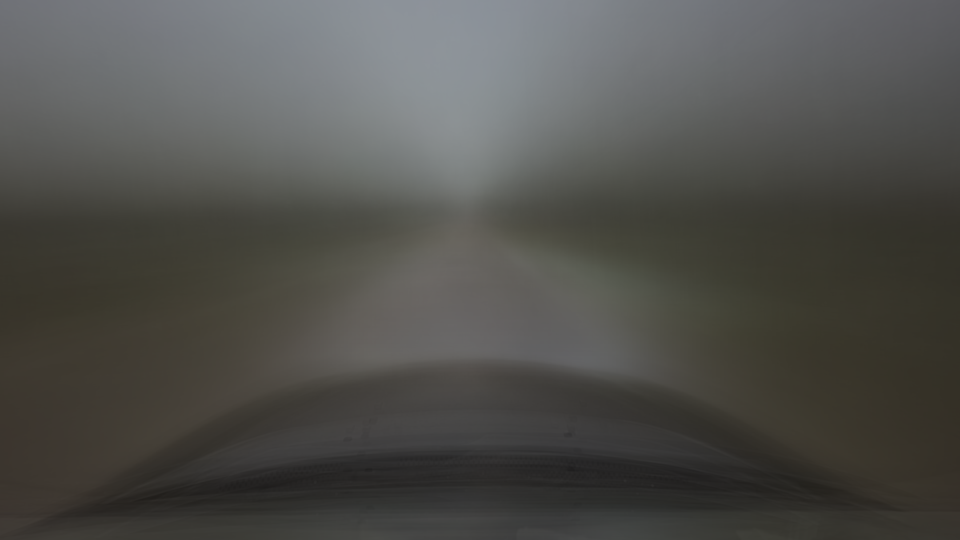
#> input picture dreyeve_mean_frame.png, 1920 x 1080 px, found by its file name (shown at 1/2 size)
$ python batch_generators.py
#> lines starting #> are read from the running program, lines starting #| are printed output that depends on the picture
### backup/io_helper.py
import cv2
import numpy as np
import os.path as path


def read_image(img_path, channels_first, color=True, color_mode='BGR', dtype=np.float32, resize_dim=None):

    """
    Reads and returns an image as a numpy array

    Parameters
    ----------
    img_path : string
        Path of the input image
    channels_first: bool
        If True, channel dimension is moved in first position
    color: bool, optional
        If True, image is loaded in color: grayscale otherwise
    color_mode: "RGB", "BGR", optional
        Whether to load the color image in RGB or BGR format
    dtype: dtype, optional
        Array is casted to this data type before being returned
    resize_dim: tuple, optional
        Resize size following convention (new_h, new_w) - interpolation is linear

    Returns
    -------
    image : np.array
        Loaded Image as numpy array of type dtype
    """

    if not path.exists(img_path):
        raise ValueError('Provided path "{}" does NOT exist.'.format(img_path))

    image = cv2.imread(img_path, cv2.IMREAD_COLOR if color else cv2.IMREAD_GRAYSCALE)

    if color and color_mode == 'RGB':
        image = cv2.cvtColor(image, cv2.COLOR_BGR2RGB)

    if resize_dim is not None:
        image = cv2.resize(image, dsize=resize_dim[::-1], interpolation=cv2.INTER_LINEAR)

    if color and channels_first:
        image = np.transpose(image, (2, 0, 1))

    return image.astype(dtype)


# [60 lines left out: functions write_image, normalize, not called in this run]

# [7 lines that do not run on import are left out]

### backup/batch_generators.py
import numpy as np
import cv2

from random import choice
from os.path import join
from time import time

from config import dreyeve_dir, frame_size_before_crop, simo_mode, total_frames_each_run, force_sample_steering
from config import dreyeve_train_seq, dreyeve_test_seq
from config import train_frame_range, val_frame_range, test_frame_range
from config import crop_type
from utils import palette, read_lines_from_file

from io_helper import read_image, normalize
from stitching import stitch_together
from tensor_manipulation import resize_tensor, crop_tensor


def sample_signature(sequences, allowed_frames, image_size, allow_mirror):
    """
    Function to create a unique batch signature for the Dreyeve dataset.
    :param sequences: sequences to sample from.
    :param allowed_frames: range of allowed frames to sample the sequence start from.
    :param image_size: in the form (h,w). Needed to crop randomly.
    :param allow_mirror: whether or not to enable random mirroring.
    :return: a tuple like (num_run, start, hc1, hc2, wc1, wc2, do_mirror).
    """
    h, w = image_size
    h_c = h // 4
    w_c = w // 4
    h_before_crop, w_before_crop = frame_size_before_crop

    # get random sequence
    num_run = choice(sequences)

    # get random start of sequence
    p = np.ones(total_frames_each_run)
    mask = np.zeros(total_frames_each_run)
    mask[np.array(allowed_frames)] = 1
    if force_sample_steering:
        steering_dir_file = join(dreyeve_dir, '{:02d}'.format(num_run), 'steering_directions.txt')
        steering_dirs = read_lines_from_file(steering_dir_file)
        prob_straight = 1 - float(len([s for s in steering_dirs if s == 'STRAIGHT'])) / len(steering_dirs)
        prob_left = 1 - float(len([s for s in steering_dirs if s == 'LEFT'])) / len(steering_dirs)
        prob_right = 1 - float(len([s for s in steering_dirs if s == 'RIGHT'])) / len(steering_dirs)
        p[[i for i in range(0, len(steering_dirs)) if steering_dirs[i] == 'STRAIGHT']] = prob_straight
        p[[i for i in range(0, len(steering_dirs)) if steering_dirs[i] == 'LEFT']] = prob_left
        p[[i for i in range(0, len(steering_dirs)) if steering_dirs[i] == 'RIGHT']] = prob_right
    p *= mask
    p /= np.sum(p)
    start = np.random.choice(list(range(0, total_frames_each_run)), p=p)

    # get random crop
    if crop_type == 'central':
        hc1 = h_before_crop // 4
        wc1 = w_before_crop // 4
    elif crop_type == 'random':
        hc1 = np.random.randint(0, h_before_crop - h_c)
        wc1 = np.random.randint(0, w_before_crop - w_c)
    else:
        raise ValueError

    hc2 = hc1 + h_c
    wc2 = wc1 + w_c

    do_mirror = choice([True, False]) if allow_mirror else False

    return tuple((num_run, start, hc1, hc2, wc1, wc2, do_mirror))


def load_batch_data(signatures, nb_frames, image_size, batch_type):
    """
    Function to load a data batch. This is common for `image`, `optical_flow` and `semseg`.
    :param signatures: sample signatures, previously evaluated. List of tuples like
                    (num_run, start, hc1, hc2, wc1, wc2). The list is batchsize signatures long.
    :param nb_frames: number of temporal frames in each sample.
    :param image_size: tuple in the form (h,w). This refers to the fullframe image.
    :param batch_type: choose among [`image`, `optical_flow`, `semseg`].
    :return: a tuple holding the fullframe, the small and the cropped batch.
    """
    assert batch_type in ['image', 'optical_flow', 'semseg'], 'Unknown batch type: {}'.format(batch_type)

    batchsize = len(signatures)
    h, w = image_size
    h_s = h_c = h // 4
    w_s = w_c = w // 4

    if batch_type == 'image':
        B_ff = np.zeros(shape=(batchsize, 3, 1, h, w), dtype=np.float32)
        B_s = np.zeros(shape=(batchsize, 3, nb_frames, h_s, w_s), dtype=np.float32)
        B_c = np.zeros(shape=(batchsize, 3, nb_frames, h_c, w_c), dtype=np.float32)
        subdir = 'frames'
        # mean frame image, to subtract mean
        mean_image = read_image(join(dreyeve_dir, 'dreyeve_mean_frame.png'), channels_first=True, resize_dim=image_size)
    elif batch_type == 'optical_flow':
        B_ff = np.zeros(shape=(batchsize, 3, 1, h, w), dtype=np.float32)
        B_s = np.zeros(shape=(batchsize, 3, nb_frames, h_s, w_s), dtype=np.float32)
        B_c = np.zeros(shape=(batchsize, 3, nb_frames, h_c, w_c), dtype=np.float32)
        subdir = 'optical_flow'
    elif batch_type == 'semseg':
        B_ff = np.zeros(shape=(batchsize, 19, 1, h, w), dtype=np.float32)
        B_s = np.zeros(shape=(batchsize, 19, nb_frames, h_s, w_s), dtype=np.float32)
        B_c = np.zeros(shape=(batchsize, 19, nb_frames, h_c, w_c), dtype=np.float32)
        subdir = 'semseg'

    for b in range(batchsize):
        # retrieve the signature
        num_run, start, hc1, hc2, wc1, wc2, do_mirror = signatures[b]

        data_dir = join(dreyeve_dir, '{:02d}'.format(num_run), subdir)

        for offset in range(0, nb_frames):
            if batch_type == 'image':
                x = read_image(join(data_dir, '{:06d}.jpg'.format(start + offset)),
                               channels_first=True, resize_dim=image_size) - mean_image

                # resize to (256, 256) before cropping
                x_before_crop = resize_tensor(x, new_size=frame_size_before_crop)

                B_s[b, :, offset, :, :] = resize_tensor(x, new_size=(h_s, w_s))
                B_c[b, :, offset, :, :] = crop_tensor(x_before_crop, indexes=(hc1, hc2, wc1, wc2))
            elif batch_type == 'optical_flow':
                x = read_image(join(data_dir, '{:06d}.png'.format(start + offset + 1)),
                               channels_first=True, resize_dim=image_size)
                x -= np.mean(x, axis=(1, 2), keepdims=True)  # remove mean

                # resize to (256, 256) before cropping
                x_before_crop = resize_tensor(x, new_size=frame_size_before_crop)

                B_s[b, :, offset, :, :] = resize_tensor(x, new_size=(h_s, w_s))
                B_c[b, :, offset, :, :] = crop_tensor(x_before_crop, indexes=(hc1, hc2, wc1, wc2))
            elif batch_type == 'semseg':
                x = resize_tensor(np.load(join(data_dir, '{:06d}.npz'.format(start + offset)))['arr_0'][0],
                                  new_size=image_size)
                # resize to (256, 256) before cropping
                x_before_crop = resize_tensor(x, new_size=frame_size_before_crop)

                B_s[b, :, offset, :, :] = resize_tensor(x, new_size=(h_s, w_s))
                B_c[b, :, offset, :, :] = crop_tensor(x_before_crop, indexes=(hc1, hc2, wc1, wc2))
        B_ff[b, :, 0, :, :] = x

        if do_mirror:
            B_ff = B_ff[:, :, :, :, ::-1]
            B_s = B_s[:, :, :, :, ::-1]
            B_c = B_c[:, :, :, :, ::-1]

    return [B_ff, B_s, B_c]


# [204 lines left out: functions load_saliency_data, load_saliency_data_simo, dreyeve_I_batch, dreyeve_OF_batch, dreyeve_SEG_batch, not called in this run]


def dreyeve_batch(batchsize, nb_frames, image_size, mode, gt_type='fix'):
    """
    Function to load a batch of the dreyeve dataset, with image, optical flow and segmentation.
    :param batchsize: batchsize.
    :param nb_frames: number of frames for each batch.
    :param image_size: dimension of tensors, must satisfy (h,w) % 4 = (0,0).
    :param mode: choose among [`train`, `val`, `test`].
    :param gt_type: choose among `sal` (old groundtruth) and `fix` (new groundtruth).
    :return: a tuple like: [X, X_s, X_c, OF, OF_s, OF_c, SEG, SEG_s, SEG_c], [Y, Y_c].
    """
    assert mode in ['train', 'val', 'test'], 'Unknown mode {} for dreyeve batch loader'.format(mode)
    assert gt_type in ['sal', 'fix'], 'Unknown gt_type {} for dreyeve batch loader'.format(gt_type)
    if mode == 'train':
        sequences = dreyeve_train_seq
        allowed_frames = train_frame_range
        allow_mirror = True
    elif mode == 'val':
        sequences = dreyeve_train_seq
        allowed_frames = val_frame_range
        allow_mirror = False
    elif mode == 'test':
        sequences = dreyeve_test_seq
        allowed_frames = test_frame_range
        allow_mirror = False

    # generate batch signatures
    signatures = []
    for b in range(0, batchsize):
        signatures.append(sample_signature(sequences=sequences, allowed_frames=allowed_frames,
                                           image_size=image_size, allow_mirror=allow_mirror))

    # get all batches
    I = load_batch_data(signatures=signatures, nb_frames=nb_frames, image_size=image_size, batch_type='image')
    OF = load_batch_data(signatures=signatures, nb_frames=nb_frames, image_size=image_size, batch_type='optical_flow')
    SEG = load_batch_data(signatures=signatures, nb_frames=nb_frames, image_size=image_size, batch_type='semseg')
    if simo_mode:
        Y = load_saliency_data_simo(signatures=signatures, nb_frames=nb_frames, image_size=image_size)
    else:
        Y = load_saliency_data(signatures=signatures, nb_frames=nb_frames, image_size=image_size, gt_type=gt_type)
    return I + OF + SEG, Y  # list "+" concatenates


# [139 lines left out: functions generate_dreyeve_I_batch, generate_dreyeve_OF_batch, generate_dreyeve_SEG_batch, generate_dreyeve_batch, visualize_batch, not called in this run]


def test_load_batch():
    """
    Helper function, to load and visualize a dreyeve batch.
    """
    t = time()
    X, Y = dreyeve_batch(batchsize=8, nb_frames=16, image_size=(448, 800), mode='train', gt_type='fix')
#> in read_image, image is the input picture: shape (1080, 1920, 3); mean B, G, R 76.3, 80, 80.4
#> in read_image, `image = cv2.resize(image, dsize=resize_dim[::-1], interpolation=cv2.IN..`:
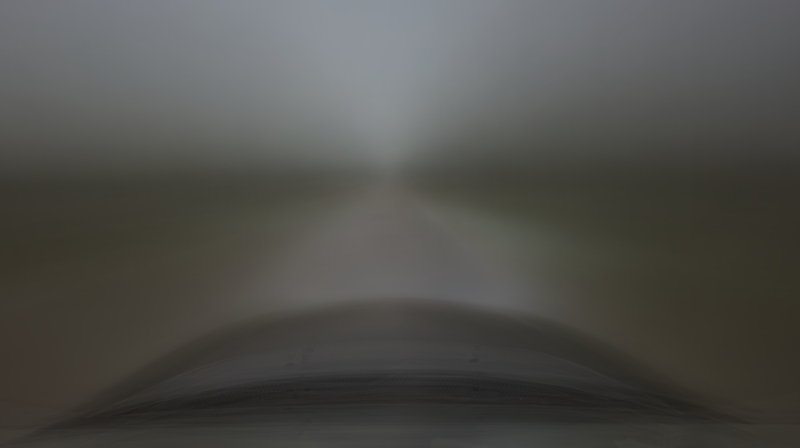
#> image: shape (448, 800, 3); mean B, G, R 76.2, 80, 80.3
    elapsed = time() - t

    print()
    'Batch loaded in {} seconds.'.format(elapsed)
    print()
    'I shape:{}'.format(X[0].shape)
    print()
    'I_s shape:{}'.format(X[1].shape)
    print()
    'I_c shape:{}'.format(X[2].shape)
    print()
    'OF shape:{}'.format(X[3].shape)
    print()
    'OF_s shape:{}'.format(X[4].shape)
    print()
    'OF_c shape:{}'.format(X[5].shape)
    print()
    'SEG shape:{}'.format(X[6].shape)
    print()
    'SEG_s shape:{}'.format(X[7].shape)
    print()
    'SEG_c shape:{}'.format(X[8].shape)
    print()
    'Y shape:{}'.format(Y[0].shape)
    print()
    'Y_c shape:{}'.format(Y[1].shape)

    visualize_batch(X, Y)


# tester function
if __name__ == '__main__':
#> (the run stopped early here; a loop or call above may not have finished)
